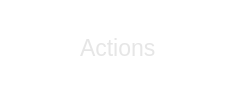
       <widget class="QWidget" name="topWidget" native="true">
        <property name="styleSheet">
         <string notr="true">background-color: rgb(0,0,0,0)</string>
        </property>
        <layout class="QHBoxLayout" name="horizontalLayout_3">
         <property name="spacing">
          <number>0</number>
         </property>
         <property name="leftMargin">
          <number>0</number>
         </property>
         <property name="topMargin">
          <number>0</number>
         </property>
         <property name="rightMargin">
          <number>0</number>
         </property>
         <property name="bottomMargin">
          <number>0</number>
         </property>
         <item>
          <layout class="QHBoxLayout" name="topSection">
           <property name="spacing">
            <number>0</number>
           </property>
           <item>
            <spacer name="horizontalSpacer_9">
             <property name="orientation">
              <enum>Qt::Horizontal</enum>
             </property>
             <property name="sizeType">
              <enum>QSizePolicy::Expanding</enum>
             </property>
             <property name="sizeHint" stdset="0">
              <size>
               <width>30</width>
               <height>13</height>
              </size>
             </property>
            </spacer>
           </item>
           <item>
            <spacer name="horizontalSpacer_10">
             <property name="orientation">
              <enum>Qt::Horizontal</enum>
             </property>
             <property name="sizeType">
              <enum>QSizePolicy::Fixed</enum>
             </property>
             <property name="sizeHint" stdset="0">
              <size>
               <width>50</width>
               <height>20</height>
              </size>
             </property>
            </spacer>
           </item>
           <item>
            <widget class="QLabel" name="header">
             <property name="sizePolicy">
              <sizepolicy hsizetype="Minimum" vsizetype="Minimum">
               <horstretch>0</horstretch>
               <verstretch>0</verstretch>
              </sizepolicy>
             </property>
             <property name="minimumSize">
              <size>
               <width>0</width>
               <height>30</height>
              </size>
             </property>
             <property name="maximumSize">
              <size>
               <width>16777215</width>
               <height>30</height>
              </size>
             </property>
             <property name="baseSize">
              <size>
               <width>0</width>
               <height>30</height>
              </size>
             </property>
             <property name="font">
              <font>
               <pointsize>17</pointsize>
              </font>
             </property>
             <property name="styleSheet">
              <string notr="true">color: rgb(230, 230, 230);
background-color: rgb(0, 0,0,0);</string>
             </property>
             <property name="text">
              <string>Actions</string>
             </property>
             <property name="alignment">
              <set>Qt::AlignLeading|Qt::AlignLeft|Qt::AlignTop</set>
             </property>
            </widget>
           </item>
           <item>
            <spacer name="horizontalSpacer_11">
             <property name="orientation">
              <enum>Qt::Horizontal</enum>
             </property>
             <property name="sizeType">
              <enum>QSizePolicy::Expanding</enum>
             </property>
             <property name="sizeHint" stdset="0">
              <size>
               <width>30</width>
               <height>13</height>
              </size>
             </property>
            </spacer>
           </item>
           <item>
            <layout class="QVBoxLayout" name="verticalLayout_7">
             <property name="spacing">
              <number>0</number>
             </property>
             <property name="sizeConstraint">
              <enum>QLayout::SetDefaultConstraint</enum>
             </property>
             <property name="leftMargin">
              <number>0</number>
             </property>
             <item>
              <widget class="QPushButton" name="dockButton">
               <property name="minimumSize">
                <size>
                 <width>15</width>
                 <height>15</height>
                </size>
               </property>
               <property name="maximumSize">
                <size>
                 <width>15</width>
                 <height>15</height>
                </size>
               </property>
               <property name="cursor">
                <cursorShape>PointingHandCursor</cursorShape>
               </property>
               <property name="toolTip">
                <string>Dock to Mayas interface</string>
               </property>
               <property name="statusTip">
                <string/>
               </property>
               <property name="whatsThis">
                <string/>
               </property>
               <property name="styleSheet">
                <string notr="true">QPushButton 
{
border-image: url(M:\PEOPLE\MartinG\GitHub\MG_PasteBoard\core\icons\closeWindow.png); 
}
QPushButton:hover 
{
 border-image: url(M:\PEOPLE\MartinG\GitHub\MG_PasteBoard\core\icons\closeWindow_hover.png);
}

QPushButton:pressed
{
 border-image: url(M:\PEOPLE\MartinG\GitHub\MG_PasteBoard\core\icons\closeWindow_hover.png);
}
</string>
               </property>
               <property name="text">
                <string/>
               </property>
               <property name="iconSize">
                <size>
                 <width>9</width>
                 <height>9</height>
                </size>
               </property>
               <property name="autoExclusive">
                <bool>false</bool>
               </property>
               <property name="flat">
                <bool>true</bool>
               </property>
              </widget>
             </item>
             <item>
              <spacer name="verticalSpacer_7">
               <property name="orientation">
                <enum>Qt::Vertical</enum>
               </property>
               <property name="sizeType">
                <enum>QSizePolicy::Minimum</enum>
               </property>
               <property name="sizeHint" stdset="0">
                <size>
                 <width>0</width>
                 <height>20</height>
                </size>
               </property>
              </spacer>
             </item>
            </layout>
           </item>
           <item>
            <layout class="QVBoxLayout" name="verticalLayout_8">
             <property name="spacing">
              <number>0</number>
             </property>
             <property name="sizeConstraint">
              <enum>QLayout::SetDefaultConstraint</enum>
             </property>
             <property name="leftMargin">
              <number>0</number>
             </property>
             <item>
              <widget class="QPushButton" name="closeButton">
               <property name="minimumSize">
                <size>
                 <width>15</width>
                 <height>15</height>
                </size>
               </property>
               <property name="maximumSize">
                <size>
                 <width>15</width>
                 <height>15</height>
                </size>
               </property>
               <property name="cursor">
                <cursorShape>PointingHandCursor</cursorShape>
               </property>
               <property name="toolTip">
                <string>Close window</string>
               </property>
               <property name="statusTip">
                <string/>
               </property>
               <property name="whatsThis">
                <string/>
               </property>
               <property name="styleSheet">
                <string notr="true">QPushButton 
{
border-image: url(M:\PEOPLE\MartinG\GitHub\MG_PasteBoard\core\icons\closeWindow.png); 
}
QPushButton:hover 
{
 border-image: url(M:\PEOPLE\MartinG\GitHub\MG_PasteBoard\core\icons\closeWindow_hover.png);
}

QPushButton:pressed
{
 border-image: url(M:\PEOPLE\MartinG\GitHub\MG_PasteBoard\core\icons\closeWindow_hover.png);
}
</string>
               </property>
               <property name="text">
                <string/>
               </property>
               <property name="iconSize">
                <size>
                 <width>9</width>
                 <height>9</height>
                </size>
               </property>
               <property name="autoExclusive">
                <bool>false</bool>
               </property>
               <property name="flat">
                <bool>true</bool>
               </property>
              </widget>
             </item>
             <item>
              <spacer name="verticalSpacer_8">
               <property name="orientation">
                <enum>Qt::Vertical</enum>
               </property>
               <property name="sizeType">
                <enum>QSizePolicy::Minimum</enum>
               </property>
               <property name="sizeHint" stdset="0">
                <size>
                 <width>0</width>
                 <height>20</height>
                </size>
               </property>
              </spacer>
             </item>
            </layout>
           </item>
           <item>
            <spacer name="horizontalSpacer_12">
             <property name="orientation">
              <enum>Qt::Horizontal</enum>
             </property>
             <property name="sizeType">
              <enum>QSizePolicy::Fixed</enum>
             </property>
             <property name="sizeHint" stdset="0">
              <size>
               <width>10</width>
               <height>20</height>
              </size>
             </property>
            </spacer>
           </item>
          </layout>
         </item>
        </layout>
       </widget>
